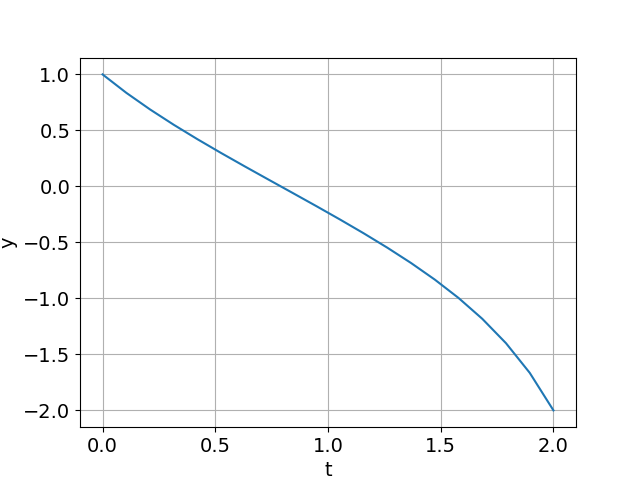

This figure's Python source:
import numpy as np
import matplotlib.pyplot as plt
from scipy.integrate import solve_ivp
from scipy.optimize import brentq

plt.rcParams.update({'font.size': 14})

def ydot(t,y): return [y[1], y[0]**3+y[0]]
def F(s):
    a, b, yb = 0., 2., -2.
    sol = solve_ivp(ydot,[a,b],[1.,s],method='RK45',rtol=1e-12)
    return sol.y[0,-1]-yb

sstar=brentq(F,-2,-1)
sol = solve_ivp(ydot,[0.,2.],[1.,sstar],method='RK45',rtol=1e-10,t_eval=np.linspace(0, 2, 20))
print(sstar)
plt.plot(sol.t,sol.y[0])
plt.grid(True)
plt.xlabel('t')
plt.ylabel('y')
plt.savefig('addex7o1.png')
plt.show()